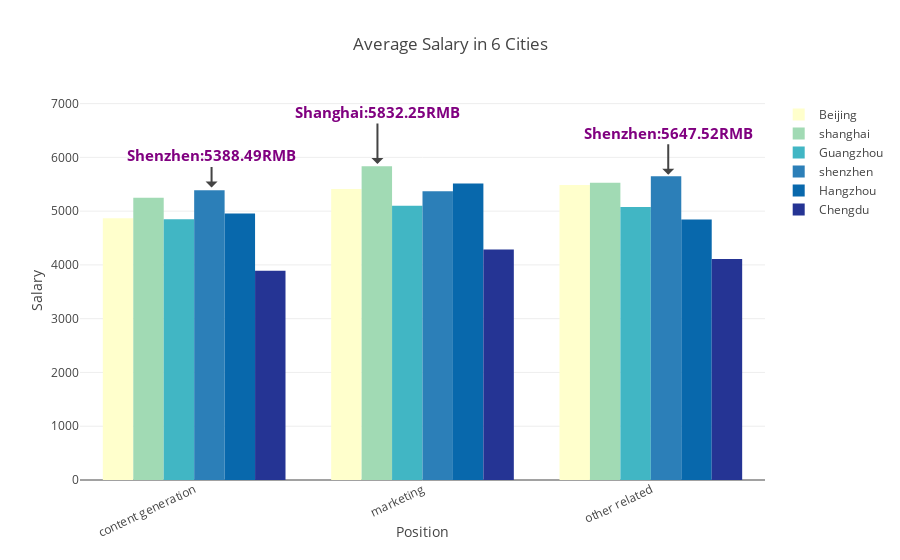

Notebook cell for this chart:
### Markdown cell above
Salary level is another significant part of a city’s attraction for overseas graduates.So another part of our project is the average salary comparison among six top tier cities.

### Code cell
trace1 = {
  "x": ["content generation", "marketing", "other related"], 
  "y": [float(Beijing_contend_salary_mean),float(Beijing_marketing_salary_mean),float(Beijing_other_salary_mean)], 
  "marker": {"color": "rgb(255, 255, 204)"}, 
  "name": "Beijing", 
  "type": "bar", 
  "uid": "fe7f98", 
  "xsrc": "XinyuM:3:cee1e4", 
  "ysrc": "XinyuM:3:58dd98"
}
trace2 = {
  "x": ["content generation", "marketing", "other related"], 
  "y": [float(shanghai_contend_salary_mean),float(shanghai_marketing_salary_mean),float(shanghai_other_salary_mean)], 
  "marker": {"color": "rgb(161, 218, 180)"}, 
  "name": "shanghai", 
  "type": "bar", 
  "uid": "a03931", 
  "xsrc": "XinyuM:3:cee1e4", 
  "ysrc": "XinyuM:3:23f69a"
}
trace3 = {
  "x": ["content generation", "marketing", "other related"], 
  "y": [float(guangzhou_contend_salary_mean),float(guangzhou_marketing_salary_mean),float(guangzhou_other_salary_mean)], 
  "marker": {"color": "rgb(65, 182, 196)"}, 
  "name": "Guangzhou", 
  "type": "bar", 
  "uid": "2ff10b", 
  "xsrc": "XinyuM:3:cee1e4", 
  "ysrc": "XinyuM:3:fc6adf"
}
trace4 = {
  "x": ["content generation", "marketing", "other related"], 
  "y": [float(contend_salary_mean), float(marketing_salary_mean),float(other_salary_mean)], 
  "marker": {"color": "rgb(44, 127, 184)"}, 
  "name": "shenzhen", 
  "type": "bar", 
  "uid": "f25fae", 
  "xsrc": "XinyuM:3:cee1e4", 
  "ysrc": "XinyuM:3:ee8231"
}
trace5 = {
  "x": ["content generation", "marketing", "other related"], 
  "y": [float(Hangzhou_contend_salary_mean),float(Hangzhou_marketing_salary_mean),float(Hangzhou_other_salary_mean)], 
  "marker": {"color": "rgb(8, 104, 172)"}, 
  "name": "Hangzhou", 
  "type": "bar", 
  "uid": "e55ccc", 
  "xsrc": "XinyuM:3:cee1e4", 
  "ysrc": "XinyuM:3:6a7458"
}
trace6 = {
  "x": ["content generation", "marketing", "other related"], 
  "y": [float(Chengdu_contend_salary_mean),float(Chengdu_marketing_salary_mean),float(Chengdu_other_salary_mean)], 
  "marker": {"color": "rgb(37, 52, 148)"}, 
  "name": "Chengdu", 
  "type": "bar", 
  "uid": "27f905", 
  "xsrc": "XinyuM:3:cee1e4", 
  "ysrc": "XinyuM:3:3b7d85"
}
data =[trace1, trace2, trace3, trace4, trace5, trace6]
layout = {
  "annotations": [
    {
      "x": 0.0762331838565, 
      "y": 5439.80314391, 
      "arrowsize": 1, 
      "ax": 0, 
      "ay": -32, 
      "font": {
        "color": "rgb(128, 0, 128)", 
        "size": 15
      }, 
      "showarrow": True, 
      "text": "<b>Shenzhen:5388.49RMB</b>", 
      "xref": "x", 
      "yref": "y"
    }, 
    {
      "x": 0.80269058296, 
      "y": 5876.40339625, 
      "ax": 0, 
      "ay": -52, 
      "font": {
        "color": "rgb(128, 0, 128)", 
        "size": 15
      }, 
      "showarrow": True, 
      "text": "<b>Shanghai:5832.25RMB</b>", 
      "xref": "x", 
      "yref": "y"
    }, 
    {
      "x": 2.07623318386, 
      "y": 5677.79731725, 
      "ax": 0, 
      "ay": -42, 
      "font": {
        "color": "rgb(128, 0, 128)", 
        "size": 15
      }, 
      "showarrow": True, 
      "text": "<b>Shenzhen:5647.52RMB</b>", 
      "xref": "x", 
      "yref": "y"
    }
  ], 
  "barmode": "group", 
  "title": "Average Salary in 6 Cities", 
  "xaxis": {
    "autorange": True, 
    "range": [-0.5, 2.5], 
    "tickangle": -25, 
    "title": "Position", 
    "type": "category"
  }, 
  "yaxis": {
    "autorange": True, 
    "range": [0, 7383.47305453], 
    "title": "Salary", 
    "type": "linear"
  }
}
fig = go.Figure(data=data, layout=layout)
iplot(fig, filename='angled-text-bar')

### Figure 1 — Plotly figure (JSON) as saved in the notebook; plotly's stock layout.template omitted (floating-point values rounded to 4 significant figures)
{"data": [{"marker": {"color": "rgb(255, 255, 204)"}, "name": "Beijing", "type": "bar", "uid": "fe7f98", "x": ["content generation", "marketing", "other related"], "xsrc": "XinyuM:3:cee1e4", "y": [4868.0, 5410.0, 5485.0], "ysrc": "XinyuM:3:58dd98"}, {"marker": {"color": "rgb(161, 218, 180)"}, "name": "shanghai", "type": "bar", "uid": "a03931", "x": ["content generation", "marketing", "other related"], "xsrc": "XinyuM:3:cee1e4", "y": [5251.0, 5832.0, 5525.0], "ysrc": "XinyuM:3:23f69a"}, {"marker": {"color": "rgb(65, 182, 196)"}, "name": "Guangzhou", "type": "bar", "uid": "2ff10b", "x": ["content generation", "marketing", "other related"], "xsrc": "XinyuM:3:cee1e4", "y": [4850.0, 5099.0, 5076.0], "ysrc": "XinyuM:3:fc6adf"}, {"marker": {"color": "rgb(44, 127, 184)"}, "name": "shenzhen", "type": "bar", "uid": "f25fae", "x": ["content generation", "marketing", "other related"], "xsrc": "XinyuM:3:cee1e4", "y": [5388.0, 5371.0, 5648.0], "ysrc": "XinyuM:3:ee8231"}, {"marker": {"color": "rgb(8, 104, 172)"}, "name": "Hangzhou", "type": "bar", "uid": "e55ccc", "x": ["content generation", "marketing", "other related"], "xsrc": "XinyuM:3:cee1e4", "y": [4955.0, 5514.0, 4845.0], "ysrc": "XinyuM:3:6a7458"}, {"marker": {"color": "rgb(37, 52, 148)"}, "name": "Chengdu", "type": "bar", "uid": "27f905", "x": ["content generation", "marketing", "other related"], "xsrc": "XinyuM:3:cee1e4", "y": [3893.0, 4287.0, 4110.0], "ysrc": "XinyuM:3:3b7d85"}], "layout": {"annotations": [{"arrowsize": 1, "ax": 0, "ay": -32, "font": {"color": "rgb(128, 0, 128)", "size": 15}, "showarrow": true, "text": "<b>Shenzhen:5388.49RMB</b>", "x": 0.07623, "xref": "x", "y": 5440.0, "yref": "y"}, {"ax": 0, "ay": -52, "font": {"color": "rgb(128, 0, 128)", "size": 15}, "showarrow": true, "text": "<b>Shanghai:5832.25RMB</b>", "x": 0.8027, "xref": "x", "y": 5876.0, "yref": "y"}, {"ax": 0, "ay": -42, "font": {"color": "rgb(128, 0, 128)", "size": 15}, "showarrow": true, "text": "<b>Shenzhen:5647.52RMB</b>", "x": 2.076, "xref": "x", "y": 5678.0, "yref": "y"}], "barmode": "group", "title": "Average Salary in 6 Cities", "xaxis": {"autorange": true, "range": [-0.5, 2.5], "tickangle": -25, "title": "Position", "type": "category"}, "yaxis": {"autorange": true, "range": [0, 7383.0], "title": "Salary", "type": "linear"}}}
